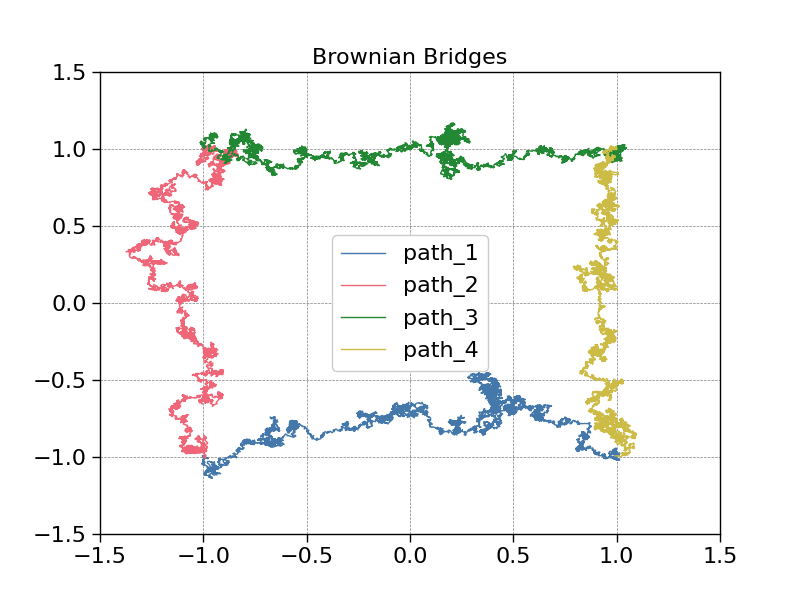

The script that saved this image:
import numpy as np
import matplotlib.pyplot as plt
import time
from matplotlib.animation import PillowWriter
import scienceplots
plt.style.use([ 'notebook', 'grid','bright'])

np.random.seed(123)

def brownian_bridge( a_1=0, b_1=0, a_2=0, b_2=0, sigma_1=1, sigma_2=1,  T=1, N=10 ):
    # number of elements = 1 + T*N
    t = np.arange(0, T + 1/N, 1/N)

    dW_1 = np.array( [0] )
    dW_1 = np.concatenate(  (dW_1,  np.random.normal( 0, np.sqrt(1/N), N*T )) )

    dW_2 = np.array( [0] )
    dW_2 = np.concatenate(  (dW_2,  np.random.normal( 0, np.sqrt(1/N), N*T )) )

    W_1 = np.cumsum(dW_1)
    W_2 = np.cumsum(dW_2)

    X = np.array( [[a_1,a_2]] )

    for i in range( T*N ):
        value_1 = X[i,0] + ( b_1 - X[i,0] )/( T - t[i] )*( t[i+1] - t[i] ) + sigma_1*( W_1[i+1] - W_1[i] )
        value_2 = X[i,1] + ( b_2 - X[i,1] )/( T - t[i] )*( t[i+1] - t[i] ) + sigma_2*( W_2[i+1] - W_2[i] )
        X = np.concatenate( (X, [[value_1, value_2]] ) )

    return X

if __name__ == '__main__':
    # time interval
    T = 1
    # number of times [0,1] is divided
    N = 10000

    sigma_1 = 0.4
    sigma_2 = 0.4

    path_1 = brownian_bridge(a_1=1, b_1=-1, a_2=-1, b_2=-1, sigma_1=sigma_1, sigma_2=sigma_2, N=N, T=T)
    path_2 = brownian_bridge(a_1=-1, b_1=-1, a_2=-1, b_2=1, sigma_1=sigma_1, sigma_2=sigma_2, N=N, T=T)
    path_3 = brownian_bridge(a_1=-1, b_1=1, a_2=1, b_2=1, sigma_1=sigma_1, sigma_2=sigma_2, N=N, T=T)
    path_4 = brownian_bridge(a_1=1, b_1=1, a_2=1, b_2=-1, sigma_1=sigma_1, sigma_2=sigma_2, N=N, T=T)

    plt.xlim( -1.5, 1.5)
    plt.ylim( -1.5, 1.5)
    plt.title('Brownian Bridges')
    plt.plot(path_1[:,0], path_1[:,1], linewidth=1, label='path_1')
    plt.plot(path_2[:,0], path_2[:,1], linewidth=1, label='path_2')
    plt.plot(path_3[:,0], path_3[:,1], linewidth=1, label='path_3')
    plt.plot(path_4[:,0], path_4[:,1], linewidth=1, label='path_4')
    plt.legend()
    plt.savefig('brownian_bridge.png')
    plt.show()

    # fig=plt.figure()
    # plt.title('Brownian Bridges')
    # l_1, = plt.plot( [], [], label='path_1' )
    # l_2, = plt.plot( [], [], label='path_2' )
    # l_3, = plt.plot( [], [], label='path_3' )
    # l_4, = plt.plot( [], [], label='path_4' )
    # plt.xlim( -1.5, 1.5 )
    # plt.ylim( -1.5, 1.5 )
    # plt.legend()
    # metadata = dict( title='brownian_bridge', artist='me' )
    # writer = PillowWriter(fps=(N*T+1)*2, metadata=metadata)

    # with writer.saving(fig, 'brownian_bridge.gif', 100):
    #     for i in range(N*T+1):
    #         l_1.set_data( path_1[0:i, 0], path_1[0:i, 1] )
    #         l_2.set_data( path_2[0:i, 0], path_2[0:i, 1] )
    #         l_3.set_data( path_3[0:i, 0], path_3[0:i, 1] )
    #         l_4.set_data( path_4[0:i, 0], path_4[0:i, 1] )
    #         writer.grab_frame()